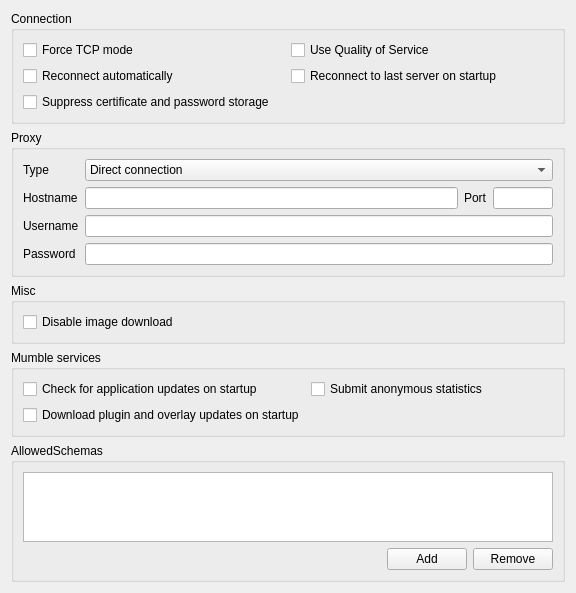
<?xml version="1.0" encoding="UTF-8"?>
<ui version="4.0">
 <class>NetworkConfig</class>
 <widget class="QWidget" name="NetworkConfig">
  <property name="geometry">
   <rect>
    <x>0</x>
    <y>0</y>
    <width>576</width>
    <height>567</height>
   </rect>
  </property>
  <property name="windowTitle">
   <string notr="true">Form</string>
  </property>
  <layout class="QVBoxLayout" name="verticalLayout_2">
   <item>
    <widget class="QGroupBox" name="qgbConnection">
     <property name="sizePolicy">
      <sizepolicy hsizetype="Preferred" vsizetype="Minimum">
       <horstretch>0</horstretch>
       <verstretch>0</verstretch>
      </sizepolicy>
     </property>
     <property name="title">
      <string>Connection</string>
     </property>
     <layout class="QGridLayout" name="gridLayout">
      <item row="0" column="0">
       <widget class="QCheckBox" name="qcbTcpMode">
        <property name="toolTip">
         <string>Use TCP compatibility mode</string>
        </property>
        <property name="whatsThis">
         <string>&lt;b&gt;Enable TCP compatibility mode&lt;/b&gt;.&lt;br /&gt;This will make Mumble use only TCP when communicating with the server. This will increase overhead and cause lost packets to produce noticeable pauses in communication, so this should only be used if you are unable to use the default (which uses UDP for voice and TCP for control).</string>
        </property>
        <property name="text">
         <string>Force TCP mode</string>
        </property>
       </widget>
      </item>
      <item row="0" column="1">
       <widget class="QCheckBox" name="qcbQoS">
        <property name="toolTip">
         <string>Enable QoS to prioritize packets</string>
        </property>
        <property name="whatsThis">
         <string>This will enable QoS, which will attempt to prioritize voice packets over other traffic.</string>
        </property>
        <property name="text">
         <string>Use Quality of Service</string>
        </property>
       </widget>
      </item>
      <item row="1" column="0">
       <widget class="QCheckBox" name="qcbAutoReconnect">
        <property name="toolTip">
         <string>Reconnect when disconnected</string>
        </property>
        <property name="whatsThis">
         <string>&lt;b&gt;Reconnect when disconnected&lt;/b&gt;.&lt;br /&gt;This will make Mumble try to automatically reconnect after 10 seconds if your server connection fails.</string>
        </property>
        <property name="text">
         <string>Reconnect automatically</string>
        </property>
       </widget>
      </item>
      <item row="1" column="1">
       <widget class="QCheckBox" name="qcbAutoConnect">
        <property name="toolTip">
         <string>Reconnect to last used server when starting Mumble</string>
        </property>
        <property name="text">
         <string>Reconnect to last server on startup</string>
        </property>
       </widget>
      </item>
      <item row="2" column="0">
       <widget class="QCheckBox" name="qcbSuppressIdentity">
        <property name="toolTip">
         <string>Don't send certificate to server and don't save passwords. (Not saved).</string>
        </property>
        <property name="whatsThis">
         <string>&lt;b&gt;This will suppress identity information from the client.&lt;/b&gt;&lt;p&gt;The client will not identify itself with a certificate, even if defined, and will not cache passwords for connections. This is primarily a test-option and is not saved.&lt;/p&gt;</string>
        </property>
        <property name="text">
         <string>Suppress certificate and password storage</string>
        </property>
       </widget>
      </item>
     </layout>
    </widget>
   </item>
   <item>
    <widget class="QGroupBox" name="qgbProxy">
     <property name="sizePolicy">
      <sizepolicy hsizetype="Expanding" vsizetype="Minimum">
       <horstretch>0</horstretch>
       <verstretch>0</verstretch>
      </sizepolicy>
     </property>
     <property name="title">
      <string>Proxy</string>
     </property>
     <layout class="QGridLayout">
      <item row="2" column="0">
       <widget class="QLabel" name="qlUsername">
        <property name="text">
         <string>Username</string>
        </property>
       </widget>
      </item>
      <item row="0" column="0">
       <widget class="QLabel" name="qlType">
        <property name="text">
         <string>Type</string>
        </property>
       </widget>
      </item>
      <item row="0" column="1" colspan="3">
       <widget class="QComboBox" name="qcbType">
        <property name="sizePolicy">
         <sizepolicy hsizetype="Preferred" vsizetype="Fixed">
          <horstretch>0</horstretch>
          <verstretch>0</verstretch>
         </sizepolicy>
        </property>
        <property name="toolTip">
         <string>Type of proxy to connect through</string>
        </property>
        <property name="whatsThis">
         <string>&lt;b&gt;Type of proxy to connect through.&lt;/b&gt;&lt;br /&gt;This makes Mumble connect through a proxy for all outgoing connections. Note: Proxy tunneling forces Mumble into TCP compatibility mode, causing all voice data to be sent via the control channel.</string>
        </property>
        <item>
         <property name="text">
          <string>Direct connection</string>
         </property>
        </item>
        <item>
         <property name="text">
          <string>HTTP(S) proxy</string>
         </property>
        </item>
        <item>
         <property name="text">
          <string>SOCKS5 proxy</string>
         </property>
        </item>
       </widget>
      </item>
      <item row="1" column="0">
       <widget class="QLabel" name="qlHostname">
        <property name="text">
         <string>Hostname</string>
        </property>
        <property name="alignment">
         <set>Qt::AlignLeading|Qt::AlignLeft|Qt::AlignVCenter</set>
        </property>
       </widget>
      </item>
      <item row="1" column="1">
       <widget class="QLineEdit" name="qleHostname">
        <property name="sizePolicy">
         <sizepolicy hsizetype="Expanding" vsizetype="Fixed">
          <horstretch>0</horstretch>
          <verstretch>0</verstretch>
         </sizepolicy>
        </property>
        <property name="toolTip">
         <string>Hostname of the proxy</string>
        </property>
        <property name="whatsThis">
         <string>&lt;b&gt;Hostname of the proxy.&lt;/b&gt;&lt;br /&gt;This field specifies the hostname of the proxy you wish to tunnel network traffic through.</string>
        </property>
        <property name="text">
         <string/>
        </property>
       </widget>
      </item>
      <item row="1" column="2">
       <widget class="QLabel" name="qlPort">
        <property name="sizePolicy">
         <sizepolicy hsizetype="Preferred" vsizetype="Preferred">
          <horstretch>0</horstretch>
          <verstretch>0</verstretch>
         </sizepolicy>
        </property>
        <property name="minimumSize">
         <size>
          <width>0</width>
          <height>0</height>
         </size>
        </property>
        <property name="text">
         <string>Port</string>
        </property>
       </widget>
      </item>
      <item row="1" column="3">
       <widget class="QLineEdit" name="qlePort">
        <property name="sizePolicy">
         <sizepolicy hsizetype="Minimum" vsizetype="Fixed">
          <horstretch>0</horstretch>
          <verstretch>0</verstretch>
         </sizepolicy>
        </property>
        <property name="minimumSize">
         <size>
          <width>20</width>
          <height>0</height>
         </size>
        </property>
        <property name="maximumSize">
         <size>
          <width>60</width>
          <height>16777215</height>
         </size>
        </property>
        <property name="toolTip">
         <string>Port number of the proxy</string>
        </property>
        <property name="whatsThis">
         <string>&lt;b&gt;Port number of the proxy.&lt;/b&gt;&lt;br /&gt;This field specifies the port number that the proxy expects connections on.</string>
        </property>
        <property name="inputMask">
         <string/>
        </property>
        <property name="text">
         <string/>
        </property>
        <property name="maxLength">
         <number>5</number>
        </property>
       </widget>
      </item>
      <item row="2" column="1" colspan="3">
       <widget class="QLineEdit" name="qleUsername">
        <property name="toolTip">
         <string>Username for proxy authentication</string>
        </property>
        <property name="whatsThis">
         <string>&lt;b&gt;Username for proxy authentication.&lt;/b&gt;&lt;br /&gt;This specifies the username you use for authenticating yourself with the proxy. In case the proxy does not use authentication, or you want to connect anonymously, simply leave this field blank.</string>
        </property>
       </widget>
      </item>
      <item row="3" column="0">
       <widget class="QLabel" name="qlPassword">
        <property name="text">
         <string>Password</string>
        </property>
       </widget>
      </item>
      <item row="3" column="1" colspan="3">
       <widget class="QLineEdit" name="qlePassword">
        <property name="toolTip">
         <string>Password for proxy authentication</string>
        </property>
        <property name="whatsThis">
         <string>&lt;b&gt;Password for proxy authentication.&lt;/b&gt;&lt;br /&gt;This specifies the password you use for authenticating yourself with the proxy. In case the proxy does not use authentication, or you want to connect anonymously, simply leave this field blank.</string>
        </property>
        <property name="inputMask">
         <string/>
        </property>
        <property name="text">
         <string/>
        </property>
        <property name="echoMode">
         <enum>QLineEdit::Password</enum>
        </property>
       </widget>
      </item>
     </layout>
    </widget>
   </item>
   <item>
    <widget class="QGroupBox" name="qgbMisc">
     <property name="title">
      <string>Misc</string>
     </property>
     <layout class="QVBoxLayout" name="verticalLayout_3">
      <item>
       <widget class="QCheckBox" name="qcbImageDownload">
        <property name="toolTip">
         <string>Prevent log from downloading images</string>
        </property>
        <property name="whatsThis">
         <string>&lt;b&gt;Disable image download&lt;/b&gt;&lt;br/&gt;
Prevents the client from downloading images embedded into chat messages with the img tag.</string>
        </property>
        <property name="text">
         <string>Disable image download</string>
        </property>
       </widget>
      </item>
     </layout>
    </widget>
   </item>
   <item>
    <widget class="QGroupBox" name="qgbServices">
     <property name="title">
      <string>Mumble services</string>
     </property>
     <layout class="QGridLayout" name="gridLayout_2">
      <item row="0" column="1">
       <widget class="QCheckBox" name="qcbUsage">
        <property name="toolTip">
         <string>Submit anonymous statistics to the Mumble project</string>
        </property>
        <property name="whatsThis">
         <string>&lt;b&gt;Submit anonymous statistics.&lt;/b&gt;&lt;br /&gt;Mumble has a small development team, and as such needs to focus its development where it is needed most. By submitting a bit of statistics you help the project determine where to focus development.</string>
        </property>
        <property name="text">
         <string>Submit anonymous statistics</string>
        </property>
       </widget>
      </item>
      <item row="0" column="0">
       <widget class="QCheckBox" name="qcbAutoUpdate">
        <property name="toolTip">
         <string>Check for new releases of Mumble automatically.</string>
        </property>
        <property name="whatsThis">
         <string>This will check for new releases of Mumble every time you start the program, and notify you if one is available.</string>
        </property>
        <property name="text">
         <string>Check for application updates on startup</string>
        </property>
       </widget>
      </item>
      <item row="1" column="0">
       <widget class="QCheckBox" name="qcbPluginUpdate">
        <property name="toolTip">
         <string>Check for new releases of plugins automatically.</string>
        </property>
        <property name="whatsThis">
         <string>This will check for new releases of plugins every time you start the program, and download them automatically.</string>
        </property>
        <property name="text">
         <string>Download plugin and overlay updates on startup</string>
        </property>
       </widget>
      </item>
     </layout>
    </widget>
   </item>
   <item>
    <widget class="QGroupBox" name="qgbAllowedSchemes">
     <property name="title">
      <string>AllowedSchemas</string>
     </property>
     <layout class="QGridLayout" name="gridLayout_3">
      <item row="1" column="1">
       <widget class="QPushButton" name="qpbAdd">
        <property name="text">
         <string>Add</string>
        </property>
       </widget>
      </item>
      <item row="1" column="2">
       <widget class="QPushButton" name="qpbRemove">
        <property name="text">
         <string>Remove</string>
        </property>
       </widget>
      </item>
      <item row="1" column="0">
       <spacer name="spacer">
        <property name="orientation">
         <enum>Qt::Horizontal</enum>
        </property>
        <property name="sizeHint" stdset="0">
         <size>
          <width>40</width>
          <height>20</height>
         </size>
        </property>
       </spacer>
      </item>
      <item row="0" column="0" colspan="3">
       <widget class="QListWidget" name="qlwSchemesList"/>
      </item>
     </layout>
    </widget>
   </item>
   <item>
    <spacer>
     <property name="orientation">
      <enum>Qt::Vertical</enum>
     </property>
     <property name="sizeType">
      <enum>QSizePolicy::Expanding</enum>
     </property>
     <property name="sizeHint" stdset="0">
      <size>
       <width>20</width>
       <height>40</height>
      </size>
     </property>
    </spacer>
   </item>
  </layout>
 </widget>
 <resources/>
 <connections/>
</ui>
